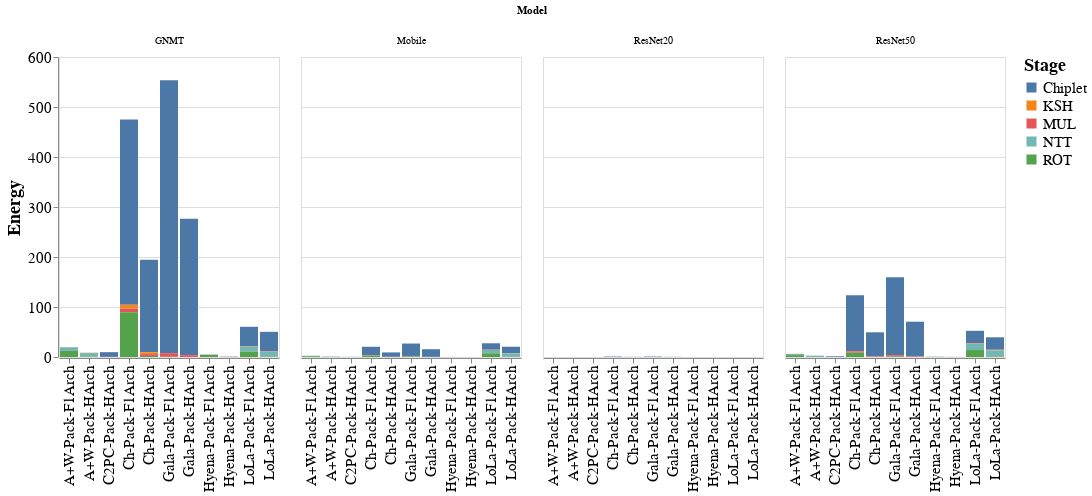

The cell this chart's notebook holds for it:
### Code cell
temp_dd = []
SCALE = 1e9

for cnn_name, data in [("ResNet50",data_resnet), ("Mobile",data_mobile), ("GNMT",data_gnmt),("ResNet20",data_resnet20)]:
# for data in [data_resnet]:
    # Calls
    structs = ['Chiplet', 'KSH', 'MUL', 'NTT', 'ROT']
    # structs = ['KSH', 'MUL', 'NTT']

    for model in data:
        if 'ngraph' in model[0]:
            continue
        if 'plus' in model[0]:
            continue
#         if 'hyena' not in model[2]:
#             continue
#         if 'channel' not in model[0] and 'cheetah' not in model[0]:
#             continue
#         if 'hyena' not in model[0] and 'epic' not in model[0]:
#             continue
        for layer in data[model]:
#             if 'FC' not in layer:
#                 continue
            for s in structs:
                for metric,vals in data[model][layer][s].items():
                    if metric in master_energy:
                            temp_dd.append([cnn_name, replace_strings["_".join(model[:-1])], data[model][layer]['Layer'], s, metric, vals*master_energy[metric]/SCALE])

df_dd = pd.DataFrame(temp_dd, columns=['Model', 'Config', 'Layer', 'Stage', 'Metric', "Energy"])
# df_l = df_temp[df_temp['Layer'] == 'CONV 2 1 2']
# df_l = df_temp[df_temp['Layer'] == 'CONV 2 1 Residual']
dd = df_dd.groupby(['Model', 'Config','Stage']).sum().reset_index()


alt.Chart(dd).mark_bar().encode(
    x=alt.X('Config', axis=alt.Axis(title=None), sort="ascending"),
    y=alt.Y('Energy'),
    color='Stage',
    column=alt.Column('Model')
).configure_axis(
    labelFontSize=15,
    titleFontSize=18
).configure_legend(
    labelFontSize=15,
    titleFontSize=18
).display()

print(df_dd.groupby(['Model', 'Config']).sum().reset_index())

### Figure 1 — Vega-Lite specification as saved in the notebook (floating-point values rounded to 4 significant figures; data arrays with more than 128 entries replaced by an {"elided": "..."} marker saying what was removed)
{"config": {"view": {"continuousWidth": 400, "continuousHeight": 300}, "axis": {"labelFontSize": 15, "titleFontSize": 18}, "legend": {"labelFontSize": 15, "titleFontSize": 18}}, "data": {"name": "data-0324ba9b785297a42366afa6ce0b1048"}, "mark": "bar", "encoding": {"color": {"field": "Stage", "type": "nominal"}, "column": {"field": "Model", "type": "nominal"}, "x": {"axis": {"title": null}, "field": "Config", "sort": "ascending", "type": "nominal"}, "y": {"field": "Energy", "type": "quantitative"}}, "$schema": "https://vega.github.io/schema/vega-lite/v4.17.0.json", "datasets": {"data-0324ba9b785297a42366afa6ce0b1048": {"elided": "220 records"}}}
